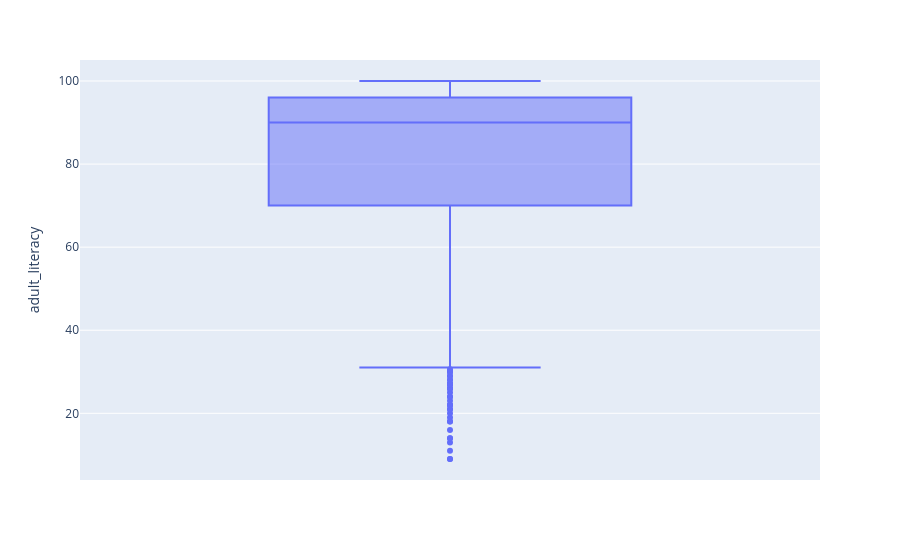

Write notebook code for a chart like this one.
### Code cell
import plotly.express as px
fig = px.box(df_alit, y="adult_literacy")
fig.show()

### Figure 1 — Plotly figure (JSON) as saved in the notebook; plotly's stock layout.template omitted (floating-point values rounded to 4 significant figures; data arrays with more than 128 entries replaced by an {"elided": "..."} marker saying what was removed)
{"data": [{"alignmentgroup": "True", "hovertemplate": "adult_literacy=%{y}<extra></extra>", "legendgroup": "", "marker": {"color": "#636efa"}, "name": "", "notched": false, "offsetgroup": "", "orientation": "v", "showlegend": false, "type": "box", "x0": " ", "xaxis": "x", "y": {"elided": "948 float values"}, "y0": " ", "yaxis": "y"}], "layout": {"boxmode": "group", "legend": {"tracegroupgap": 0}, "margin": {"t": 60}, "xaxis": {"anchor": "y", "domain": [0, 1]}, "yaxis": {"anchor": "x", "domain": [0, 1], "title": {"text": "adult_literacy"}}}}
